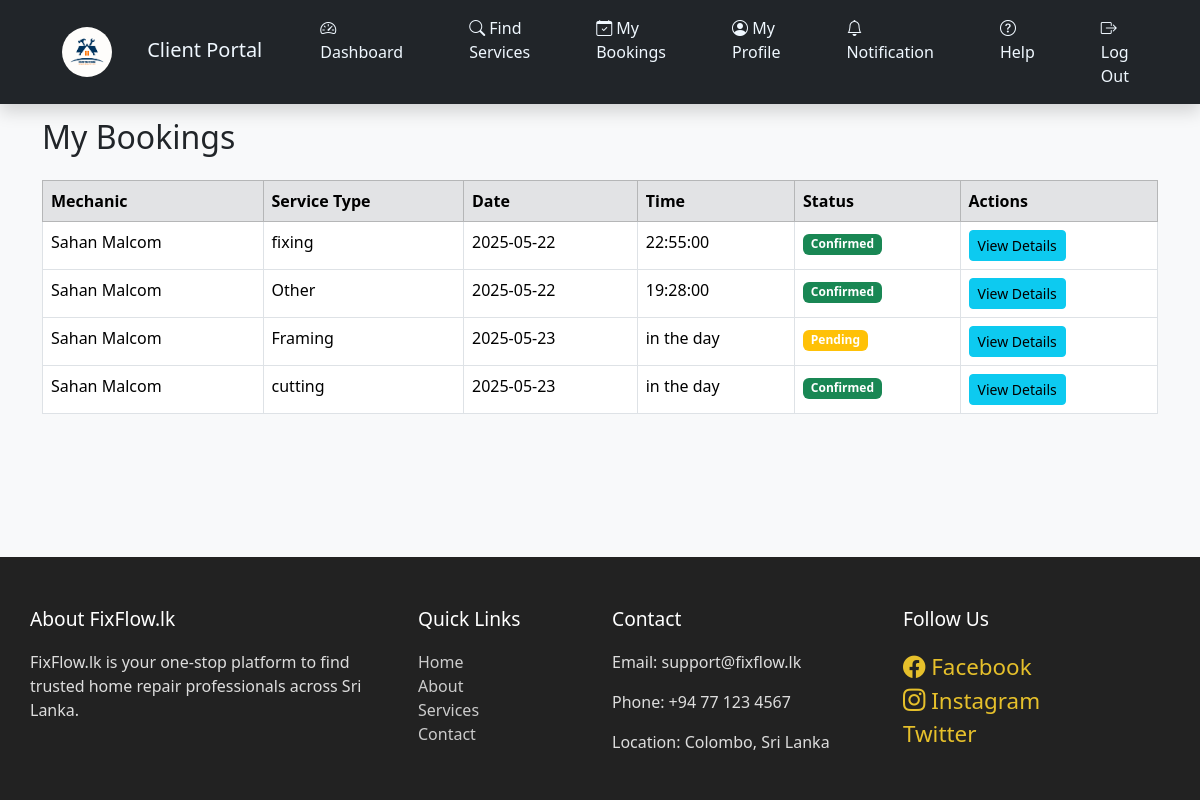
Page /Client/my-bookings.php (signed in) on the committed database.
### tables this page shows
CREATE TABLE `bookings` (
  `id` int(11) NOT NULL,
  `client_id` int(11) DEFAULT NULL,
  `mechanic_id` int(11) DEFAULT NULL,
  `service_type` varchar(100) DEFAULT NULL,
  `job_description` varchar(255) NOT NULL,
  `phone` varchar(20) DEFAULT NULL,
  `location` text DEFAULT NULL,
  `preferred_time` varchar(255) DEFAULT NULL,
  `requested_date` date NOT NULL,
  `time_flexibility` enum('yes','no') DEFAULT NULL,
  `status` varchar(255) DEFAULT 'pending',
  `created_at` time NOT NULL DEFAULT current_timestamp(),
  `proposed_date` date DEFAULT NULL,
  `proposed_time` time DEFAULT NULL,
  `reschedule_reason` text DEFAULT NULL,
  `reschedule_requested_at` datetime DEFAULT NULL
);

CREATE TABLE `user_details` (
  `id` int(11) NOT NULL,
  `user_id` int(11) DEFAULT NULL,
  `full_name` varchar(255) DEFAULT NULL,
  `phone` varchar(20) DEFAULT NULL,
  `address` varchar(255) DEFAULT NULL,
  `service_category` varchar(255) DEFAULT NULL,
  `experience` int(11) DEFAULT NULL,
  `skills` text DEFAULT NULL,
  `hourly_rate` decimal(10,2) DEFAULT NULL,
  `first_name` varchar(50) DEFAULT NULL,
  `last_name` varchar(50) DEFAULT NULL,
  `user_role` varchar(50) NOT NULL,
  `profile_image` varchar(255) DEFAULT NULL,
  `province` varchar(100) DEFAULT NULL,
  `district` varchar(100) DEFAULT NULL,
  `city` varchar(100) DEFAULT NULL
);

### Client/my-bookings.php (the view, shortened to what this page needs)
<?php
require '../db.php';
$clientId = $_SESSION['user_id'];
$sql = "SELECT
            b.*,
            u.full_name AS mechanic_name
        FROM
            bookings b
        JOIN
            user_details u ON b.mechanic_id = u.user_id
        WHERE
            b.client_id = ?
        ORDER BY
            b.created_at DESC";
$stmt = $conn->prepare($sql);
$stmt->bind_param("i", $clientId);
$stmt->execute();
$result = $stmt->get_result();
?>
<!DOCTYPE html>
<html lang="en">
<head>
    <link href="https://cdn.jsdelivr.net/npm/bootstrap@5.3.0/dist/css/bootstrap.min.css" rel="stylesheet">
</head>
<body class="bg-light">
<div class="container mt-5">
    <h2 class="mb-4">My Bookings</h2>
    <?php if ($result->num_rows > 0): ?>
        <div class="table-responsive">
            <table class="table table-bordered bg-white">
                <thead class="table-secondary">
                    <tr>
                        <th>Mechanic</th>
                        <th>Service Type</th>
                        <th>Date</th>
                        <th>Time</th>
                        <th>Status</th>
                        <th>Actions</th>
                    </tr>
                </thead>
                <tbody>
                <?php while ($row = $result->fetch_assoc()): ?>
                    <tr>
                        <td><?= htmlspecialchars($row['mechanic_name']) ?></td>
                        <td><?= htmlspecialchars($row['service_type']) ?></td>
                        <td><?= htmlspecialchars($row['requested_date']) ?></td>
                        <td><?= htmlspecialchars($row['preferred_time']) ?></td>
                        <td>
                            <span class="badge bg-<?= $row['status'] === 'pending' ? 'warning' : ($row['status'] === 'confirmed' ? 'success' : 'secondary') ?>">
                                <?= ucfirst($row['status']) ?>
                            </span>
                        </td>
                        <td>
                            <button class="btn btn-sm btn-info" data-bs-toggle="modal" data-bs-target="#detailsModal<?= $row['id'] ?>">View Details</button>
                        </td>
                    </tr>
                <?php endwhile; ?>
                </tbody>
            </table>
        </div>
    <?php else: ?>
        <div class="alert alert-info">You have not made any bookings yet.</div>
    <?php endif; ?>
</div>
</body>
</html>

### Client/client-navbar.css (style rules this page uses)
body { margin:0; padding:0; }
.navbar { display:flex; justify-content: center; background-color:black; width:100%; padding:100px; }
.navbar a { text-decoration: none; margin-right:50px; color:aliceblue }
body { padding-top: 70px; }
.navbar-brand img { height: 50px; border-radius: 50px; width:50px; margin-left: 50px; margin-right: 30px; }

### rows in the picture
bookings: user_details.full_name "Sahan Malcom", service_type "fixing", requested_date "2025-05-22", preferred_time "22:55:00", status "Confirmed"
bookings: user_details.full_name "Sahan Malcom", service_type "Other", requested_date "2025-05-22", preferred_time "19:28:00", status "Confirmed"
bookings: user_details.full_name "Sahan Malcom", service_type "Framing", requested_date "2025-05-23", preferred_time "in the day", status "Pending"
bookings: user_details.full_name "Sahan Malcom", service_type "cutting", requested_date "2025-05-23", preferred_time "in the day", status "Confirmed"
